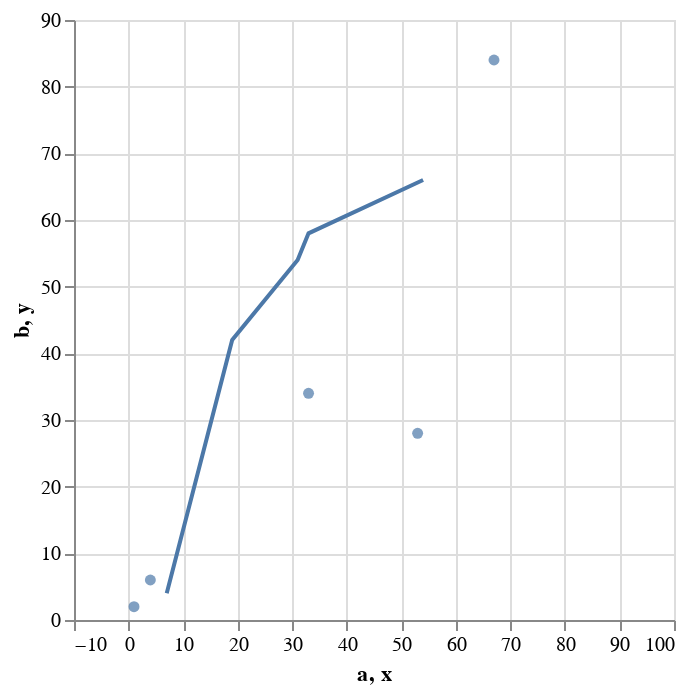

Notebook code cell kept with this figure:
### Code cell
import altair as alt
import pandas as pd

data = pd.DataFrame({
  'a': [1,4,67,53,33], 
  'b': [2,6,84,28,34],
  'c': ['a', 'd', 'f', 'g', 'e']
})

scatterplot = alt.Chart(data).mark_circle().encode(
  x=alt.X('a', scale=alt.Scale(domain=[-10, 100])),
  y='b',
  tooltip=['a', 'b', 'c']
)

data_b = pd.DataFrame({
  'x': [19,54,7,33,31], 
  'y': [42,66,4,58,54],
  'z': ['a', 'd', 'f', 'g', 'e']
})

line_chart = alt.Chart(data_b).mark_line().encode(
  x='x',
  y='y'
)

scatterplot + line_chart

### Figure 1 — Vega-Lite specification as saved in the notebook (floating-point values rounded to 4 significant figures)
{"config": {"view": {"continuousWidth": 300, "continuousHeight": 300}}, "layer": [{"data": {"name": "data-65311ca45b5bdac1e6e90d24b98b217a"}, "mark": {"type": "circle"}, "encoding": {"tooltip": [{"field": "a", "type": "quantitative"}, {"field": "b", "type": "quantitative"}, {"field": "c", "type": "nominal"}], "x": {"field": "a", "scale": {"domain": [-10, 100]}, "type": "quantitative"}, "y": {"field": "b", "type": "quantitative"}}}, {"data": {"name": "data-f5fd952f5163bb5c45b59b4a3d5b148b"}, "mark": {"type": "line"}, "encoding": {"x": {"field": "x", "type": "quantitative"}, "y": {"field": "y", "type": "quantitative"}}}], "$schema": "https://vega.github.io/schema/vega-lite/v5.14.1.json", "datasets": {"data-65311ca45b5bdac1e6e90d24b98b217a": [{"a": 1, "b": 2, "c": "a"}, {"a": 4, "b": 6, "c": "d"}, {"a": 67, "b": 84, "c": "f"}, {"a": 53, "b": 28, "c": "g"}, {"a": 33, "b": 34, "c": "e"}], "data-f5fd952f5163bb5c45b59b4a3d5b148b": [{"x": 19, "y": 42, "z": "a"}, {"x": 54, "y": 66, "z": "d"}, {"x": 7, "y": 4, "z": "f"}, {"x": 33, "y": 58, "z": "g"}, {"x": 31, "y": 54, "z": "e"}]}}
